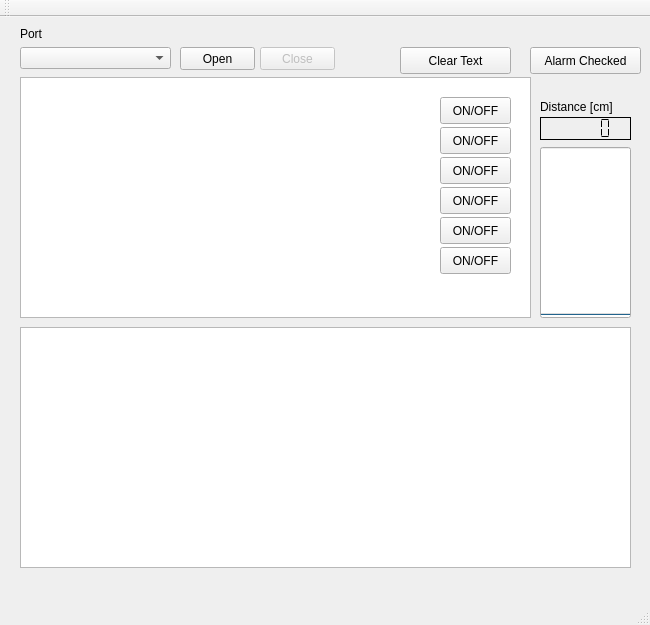
<?xml version="1.0" encoding="UTF-8"?>
<ui version="4.0">
 <class>MainWindow</class>
 <widget class="QMainWindow" name="MainWindow">
  <property name="geometry">
   <rect>
    <x>0</x>
    <y>0</y>
    <width>650</width>
    <height>625</height>
   </rect>
  </property>
  <property name="windowTitle">
   <string>MainWindow</string>
  </property>
  <widget class="QWidget" name="centralWidget">
   <widget class="QTextEdit" name="textEdit_Status">
    <property name="enabled">
     <bool>true</bool>
    </property>
    <property name="geometry">
     <rect>
      <x>20</x>
      <y>310</y>
      <width>611</width>
      <height>241</height>
     </rect>
    </property>
   </widget>
   <widget class="QComboBox" name="comboBox_Interface">
    <property name="geometry">
     <rect>
      <x>20</x>
      <y>30</y>
      <width>151</width>
      <height>22</height>
     </rect>
    </property>
   </widget>
   <widget class="QLabel" name="label">
    <property name="geometry">
     <rect>
      <x>20</x>
      <y>10</y>
      <width>46</width>
      <height>13</height>
     </rect>
    </property>
    <property name="text">
     <string>Port</string>
    </property>
   </widget>
   <widget class="QPushButton" name="pushButton_open">
    <property name="geometry">
     <rect>
      <x>180</x>
      <y>30</y>
      <width>75</width>
      <height>23</height>
     </rect>
    </property>
    <property name="text">
     <string>Open</string>
    </property>
   </widget>
   <widget class="QPushButton" name="pushButton_close">
    <property name="enabled">
     <bool>false</bool>
    </property>
    <property name="geometry">
     <rect>
      <x>260</x>
      <y>30</y>
      <width>75</width>
      <height>23</height>
     </rect>
    </property>
    <property name="text">
     <string>Close</string>
    </property>
   </widget>
   <widget class="QLCDNumber" name="lcdNumber_Dist">
    <property name="geometry">
     <rect>
      <x>540</x>
      <y>100</y>
      <width>91</width>
      <height>23</height>
     </rect>
    </property>
    <property name="frameShape">
     <enum>QFrame::Box</enum>
    </property>
    <property name="frameShadow">
     <enum>QFrame::Plain</enum>
    </property>
    <property name="segmentStyle">
     <enum>QLCDNumber::Flat</enum>
    </property>
   </widget>
   <widget class="QLabel" name="label_light">
    <property name="geometry">
     <rect>
      <x>540</x>
      <y>80</y>
      <width>101</width>
      <height>20</height>
     </rect>
    </property>
    <property name="text">
     <string>Distance [cm]</string>
    </property>
   </widget>
   <widget class="QProgressBar" name="progressBar_Dist">
    <property name="geometry">
     <rect>
      <x>540</x>
      <y>130</y>
      <width>91</width>
      <height>171</height>
     </rect>
    </property>
    <property name="maximum">
     <number>40</number>
    </property>
    <property name="value">
     <number>0</number>
    </property>
    <property name="textVisible">
     <bool>false</bool>
    </property>
    <property name="orientation">
     <enum>Qt::Vertical</enum>
    </property>
    <property name="invertedAppearance">
     <bool>false</bool>
    </property>
   </widget>
   <widget class="QTableView" name="tableView">
    <property name="geometry">
     <rect>
      <x>20</x>
      <y>60</y>
      <width>511</width>
      <height>241</height>
     </rect>
    </property>
   </widget>
   <widget class="QPushButton" name="alarmButton">
    <property name="geometry">
     <rect>
      <x>530</x>
      <y>30</y>
      <width>111</width>
      <height>27</height>
     </rect>
    </property>
    <property name="text">
     <string>Alarm Checked</string>
    </property>
   </widget>
   <widget class="QPushButton" name="btn_clearText">
    <property name="geometry">
     <rect>
      <x>400</x>
      <y>30</y>
      <width>111</width>
      <height>27</height>
     </rect>
    </property>
    <property name="text">
     <string>Clear Text</string>
    </property>
   </widget>
   <widget class="QPushButton" name="pushButton_Sens_1">
    <property name="geometry">
     <rect>
      <x>440</x>
      <y>80</y>
      <width>71</width>
      <height>27</height>
     </rect>
    </property>
    <property name="text">
     <string>ON/OFF</string>
    </property>
   </widget>
   <widget class="QPushButton" name="pushButton_Sens_2">
    <property name="geometry">
     <rect>
      <x>440</x>
      <y>110</y>
      <width>71</width>
      <height>27</height>
     </rect>
    </property>
    <property name="text">
     <string>ON/OFF</string>
    </property>
   </widget>
   <widget class="QPushButton" name="pushButton_Sens_3">
    <property name="geometry">
     <rect>
      <x>440</x>
      <y>140</y>
      <width>71</width>
      <height>27</height>
     </rect>
    </property>
    <property name="text">
     <string>ON/OFF</string>
    </property>
   </widget>
   <widget class="QPushButton" name="pushButton_Sens_4">
    <property name="geometry">
     <rect>
      <x>440</x>
      <y>170</y>
      <width>71</width>
      <height>27</height>
     </rect>
    </property>
    <property name="text">
     <string>ON/OFF</string>
    </property>
   </widget>
   <widget class="QPushButton" name="pushButton_Sens_5">
    <property name="geometry">
     <rect>
      <x>440</x>
      <y>200</y>
      <width>71</width>
      <height>27</height>
     </rect>
    </property>
    <property name="text">
     <string>ON/OFF</string>
    </property>
   </widget>
   <widget class="QPushButton" name="pushButton_Sens_6">
    <property name="geometry">
     <rect>
      <x>440</x>
      <y>230</y>
      <width>71</width>
      <height>27</height>
     </rect>
    </property>
    <property name="text">
     <string>ON/OFF</string>
    </property>
   </widget>
  </widget>
  <widget class="QMenuBar" name="menuBar">
   <property name="geometry">
    <rect>
     <x>0</x>
     <y>0</y>
     <width>650</width>
     <height>21</height>
    </rect>
   </property>
  </widget>
  <widget class="QToolBar" name="mainToolBar">
   <attribute name="toolBarArea">
    <enum>TopToolBarArea</enum>
   </attribute>
   <attribute name="toolBarBreak">
    <bool>false</bool>
   </attribute>
  </widget>
  <widget class="QStatusBar" name="statusBar"/>
 </widget>
 <layoutdefault spacing="6" margin="11"/>
 <resources/>
 <connections/>
</ui>
